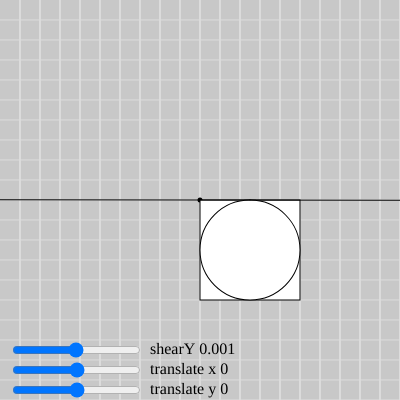
Frame 1 (no input)
Frame 60 (no input): identical to frame 1, image omitted
Frame 120 (the mouse pressed at the canvas centre since frame 60): identical to frame 1, image omitted

The p5.js sketch that drew this single still picture (run headless with seeded random() and noise() and a simulated clock; from frame 60 on, the mouse is pressed at the canvas centre):

// p5.js sketch
// ── sketch.js
/*
	shearY visualizer
*/

// global translate values
var x = 0;
var y = 0;
var s = 0.001; // shear value
var w = 100; // size 

function setup() {
  createCanvas(400, 400);
	setupGraphics();
	createSlider(-width, width, x).input(function() {
		x = this.value();
	}).position(10, height - 40);
	
	createSlider(-height, height, y).input(function() {
		y = this.value();
	}).position(10, height - 20);
	
	createSlider(-PI, PI, s, 0.01).input(function() {
		s = this.value();
	}).position(10, height - 60);
}

function draw() {
  grid(20);
	
	fill(0); noStroke();
	text('shearY ' + s, 150, height - 50);
	text('translate x ' + x, 150, height - 30);
	text('translate y ' + y, 150, height - 10);
	
	/*
		moving the rectangle away from the origin point
		changes the angle that shear is applied
	*/
	
	fill(0);
	translate(200, 200);
	ellipse(0, 0, 5);

	
	fill(255);
	push();
	shearY(s);
	stroke(0);
	rect(x, y, w, w);
	ellipse(x + w/2, y + w/2, w, w);
	line(-width, 0, width, 0);
	pop();
	
	noFill(); stroke(0);
	arc(0, 0, w, w, 0, s);

}

const u = 20; // one unit = 20 px
var p, pa, g, ga;

function setupGraphics() {
	textSize(16);
	textAlign(LEFT, CENTER);
	textFont('menlo');
	g = color(255, 215, 0);
	p = color(100, 100, 220);
	ga = color(255, 215, 0, 127);
	pa = color(100, 100, 220, 127);
}

function displayMousePosition() {
	noStroke(); fill(0);
	text('x: ' + mouseX, u/2, u);
	text('y: ' + mouseY, u/2, u * 2);
}

function grid(unit) {
	background(200);
	stroke(220);
	strokeWeight(1);
	let x = unit,
		y = unit;
	const columnNum = width / unit;
	const rowNum = height / unit;
	for (let col = 1; col <= columnNum; col++) {
		for (let row = 1; row <= columnNum; row++) {
			line(x, 0, x, height);
			x += unit;
		}
		line(0, y, width, y);
		x = unit;
		y += unit;
	}
	stroke('black'); // reset stroke
}
